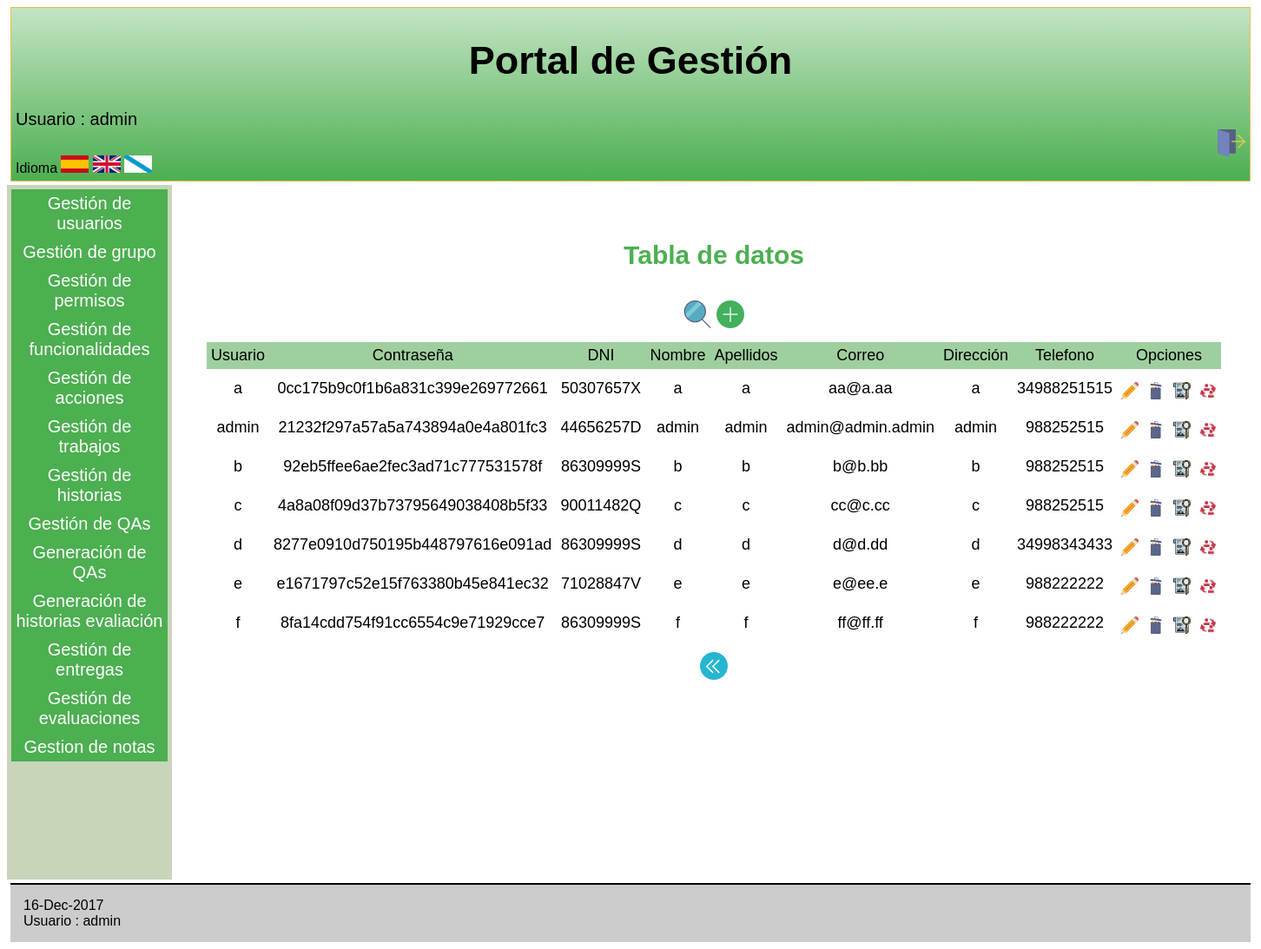
/Controllers/USUARIO_CONTROLLER.php (signed in), run on the app's committed database.
### tables this page shows
CREATE TABLE `USUARIO` (
  `login` varchar(9) NOT NULL,
  `password` varchar(128) NOT NULL,
  `DNI` varchar(9) NOT NULL,
  `Nombre` varchar(30) NOT NULL,
  `Apellidos` varchar(50) NOT NULL,
  `Correo` varchar(40) NOT NULL,
  `Direccion` varchar(60) NOT NULL,
  `Telefono` varchar(11) NOT NULL
  );

### Controllers/USUARIO_CONTROLLER.php (called while the page is built, shortened)
<?php
include '../Models/USUARIO_MODEL.php';
include '../Views/USUARIO/USUARIO_SHOWALL_View.php';
switch ( $_REQUEST[ 'action' ] ) {
	default:
		$USER = new USU_GRUPO(  $_SESSION[ 'login' ],'');
		$ADMIN = $USER->comprobarAdmin();
			if($ADMIN == true){
				if ( !$_POST ) {
			$USUARIO = new USUARIO_MODEL( '', '', '', '', '', '', '', '');
		} else {
			$USUARIO = get_data_form();
		}
		$datos = $USUARIO->SEARCH();
		$lista = array( 'login','password','DNI','Nombre','Apellidos','Correo','Direccion','Telefono');
		$PERMISO = $USER->comprobarPermisos();
		new USUARIO_SHOWALL( $lista, $datos, $PERMISO,true);
			}
}
?>

### Models/USUARIO_MODEL.php (called while the page is built, shortened)
<?php
class USUARIO_MODEL{
	var $login;
    var $password;
	var $DNI;
	var $Nombre;
	var $Apellidos;
    var $Correo;
    var $Direccion;
	var $Telefono;
	var $mysqli;
	function __construct($login,$password,$DNI,$Nombre,$Apellidos,$Correo,$Direccion,$Telefono) {
		$this->login = $login;
        $this->password=$password;
		$this->DNI = $DNI;
		$this->Nombre = $Nombre;
		$this->Apellidos = $Apellidos;
        $this->Correo = $Correo;
        $this->Direccion=$Direccion;
		$this->Telefono = $Telefono;
		include_once '../Functions/BdAdmin.php';
		$this->mysqli = ConectarBD();
	}
	function SEARCH() {
		$sql = "select  login,
                    password,
					DNI,
					Nombre,
					Apellidos,
                    Correo,
                    Direccion,
					Telefono
       			from USUARIO
    			where
    				(
					(BINARY login LIKE '%$this->login%') &&
                    (BINARY password LIKE '%$this->password%') &&
    				(BINARY DNI LIKE '%$this->DNI%') &&
					(BINARY Nombre LIKE '%$this->Nombre%') &&
	 				(BINARY Apellidos LIKE '%$this->Apellidos%') &&
                    (BINARY Correo LIKE '%$this->Correo%') &&
                    (BINARY Direccion LIKE '%$this->Direccion%') &&
	 				(BINARY Telefono LIKE '%$this->Telefono%')
    				)";
		if ( !( $resultado = $this->mysqli->query( $sql ) ) ) {
			return 'Error en la consulta sobre la base de datos';
		} else {
			return $resultado;
		}
	}
}
?>

### Functions/BdAdmin.php (called while the page is built, shortened)
<?php
function ConectarBD()
	{
	    $mysqli = new mysqli("localhost", "userET3", "passET3", "IUET32017");
		return $mysqli;
	}
?>

### Views/USUARIO/USUARIO_SHOWALL_View.php (the view, shortened to what this page needs)
<?php
class USUARIO_SHOWALL {
	function __construct( $lista, $datos, $PERMISO, $admin) {
		$this->lista = $lista;
		$this->datos = $datos;
		$this->PERMISO = $PERMISO;
		$this->admin = $admin;
		$this->render($this->lista,$this->datos,$this->PERMISO,$this->admin);
	}
	function render($lista,$datos,$PERMISO,$admin){
		$this->datos = $datos;
$ADD=false;
$EDIT=false;
$SEARCH=false;
$DELETE=false;
$SHOW=false;
$ASIGN=false;
	if($admin==true){
			    $ADD=true;
			    $DELETE=true;
			    $EDIT=true;
			    $SEARCH=true;
			    $SHOW=true;
			    $ASIGN=true;
	}
	include '../Views/Header.php';
?>
		<div class="seccion">
			<h2>
				<?php echo $strings['Tabla de datos'];?>
			</h2>
			<table>
				<caption style="margin-bottom:10px;">
					<form action='../Controllers/USUARIO_CONTROLLER.php'>
<?php if($SEARCH==true){  ?>
						<button type="submit" name="action" value="SEARCH"><img src="../Views/icon/buscar.png" alt="BUSCAR" /></button>
<?php }
		if($ADD==true){  ?>
						<button type="submit" name="action" value="ADD"><img src="../Views/icon/añadir.png" alt="AÑADIR" /></button>
<?php } ?>
					</form>
				</caption>
				<tr>
<?php
					foreach ( $lista as $atributo ) {
?>
					<th>
						<?php echo $strings[$atributo]?>
					</th>
<?php
					}
		if($EDIT==true || $SHOW==true || $DELETE==true || $ASIGN==true){
?>
					<th colspan="4" >
						<?php echo $strings['Opciones']?>
					</th>
<?php } ?>
				</tr>
<?php
				while ( $fila = mysqli_fetch_array( $this->datos ) ) {
?>
				<tr>
<?php
					foreach ( $lista as $atributo ) {
?>
					<td>
<?php
							echo $fila[ $atributo ];
?>
					</td>
<?php
					}
?>
					<td>
						<form action="../Controllers/USUARIO_CONTROLLER.php" method="get" style="display:inline" >
							<?php if($EDIT==true){ ?>
								<button type="submit" name="action" value="EDIT" ><img src="../Views/icon/modificar.png" alt="<?php echo $strings['Modificar']?>" width="20" height="20" /></button>
						    <?php } ?>
					<td>
							<?php if($DELETE==true){ ?>
								<button type="submit" name="action" value="DELETE" ><img src="../Views/icon/eliminar.png" alt="<?php echo $strings['Eliminar']?>" width="20" height="20" /></button>
							<?php } ?>
					<td>
							<?php if($SHOW==true){ ?>
								<button type="submit" name="action" value="SHOWCURRENT" ><img src="../Views/icon/verDetalles.png" alt="<?php echo $strings['Ver en detalle']?>" width="20" height="20"/></button>
							<?php } ?>
						</form>
				    <td>
							<?php if($ASIGN==true){ ?>
						<form action="../Controllers/USU_GRUPO_CONTROLLER.php" method="get" style="display:inline" >
							<button type="submit" ><img src="../Views/icon/cambioGrupo.png" width="20" height="20"/></button>
						</form>
							<?php } ?>
				</tr>
<?php
				}
?>
			</table>
			<form action='../Controllers/USUARIO_CONTROLLER.php' method="post">
				<button type="submit"><img src="../Views/icon/atras.png" alt="<?php echo $strings['Atras']?>" /></button>
			</form>
		</div>
<?php
		include '../Views/Footer.php';
		}
		}
?>

### Views/css/estilos.css (style rules this page uses)
body { font-family: Arial; background: white; }
h2 { text-align:center; font-size: 30px; color: #4CAF50; }
table { padding:1px; margin-top:0px; border-spacing:0px; font-family: Arial; font-size: 20px; border: 0px solid #000; margin: 0 auto ; text-align: left; }
th,td { padding: 5px; text-align: center; font-size: 18px; border: 0px solid #000; }
th { background-color: #9fcf9f; font-weight:normal; border: 0px solid #000; }
.seccion { padding:10px; padding-bottom: 30px; margin: 20px; text-align:center; }
button { background-color:white; border: none; margin-top: 10px; padding:0px; }

### data on the page
usuario: login "a", password "0cc175b9c0f1b6a831c399e269772661", DNI "50307657X", Nombre "a", Apellidos "a", Correo "aa@a.aa", Direccion "a", Telefono "34988251515"
usuario: login "admin", password "21232f297a57a5a743894a0e4a801fc3", DNI "44656257D", Nombre "admin", Apellidos "admin", Correo "admin@admin.admin", Direccion "admin", Telefono "988252515"
usuario: login "b", password "92eb5ffee6ae2fec3ad71c777531578f", DNI "86309999S", Nombre "b", Apellidos "b", Correo "b@b.bb", Direccion "b", Telefono "988252515"
usuario: login "c", password "4a8a08f09d37b73795649038408b5f33", DNI "90011482Q", Nombre "c", Apellidos "c", Correo "cc@c.cc", Direccion "c", Telefono "988252515"
usuario: login "d", password "8277e0910d750195b448797616e091ad", DNI "86309999S", Nombre "d", Apellidos "d", Correo "d@d.dd", Direccion "d", Telefono "34998343433"
usuario: login "e", password "e1671797c52e15f763380b45e841ec32", DNI "71028847V", Nombre "e", Apellidos "e", Correo "e@ee.e", Direccion "e", Telefono "988222222"
usuario: login "f", password "8fa14cdd754f91cc6554c9e71929cce7", DNI "86309999S", Nombre "f", Apellidos "f", Correo "ff@ff.ff", Direccion "f", Telefono "988222222"

### other printed values
$strings['Portal de Gestión'] "Portal de Gestión"
$strings['Usuario'] "Usuario"
$_SESSION['login'] "admin"
$strings['idioma'] "Idioma"
$strings['Gestion de usuarios'] "Gestión de usuarios"
$strings['Gestion de grupo'] "Gestión de grupo"
$strings['Gestión de permisos'] "Gestión de permisos"
$strings['Gestion de funcionalidades'] "Gestión de funcionalidades"
$strings['Gestion de acciones'] "Gestión de acciones"
$strings['Gestion de trabajos'] "Gestión de trabajos"
$strings['Gestion de historias'] "Gestión de historias"
$strings['Gestión de QAs'] "Gestión de QAs"
$strings['GENERACIÓN DE QAs'] "Generación de QAs"
$strings['GENERACIÓN DE HISTORIAS EVALUACIÓN'] "Generación de historias evaliación"
$strings['Gestion de entregas'] "Gestión de entregas"
